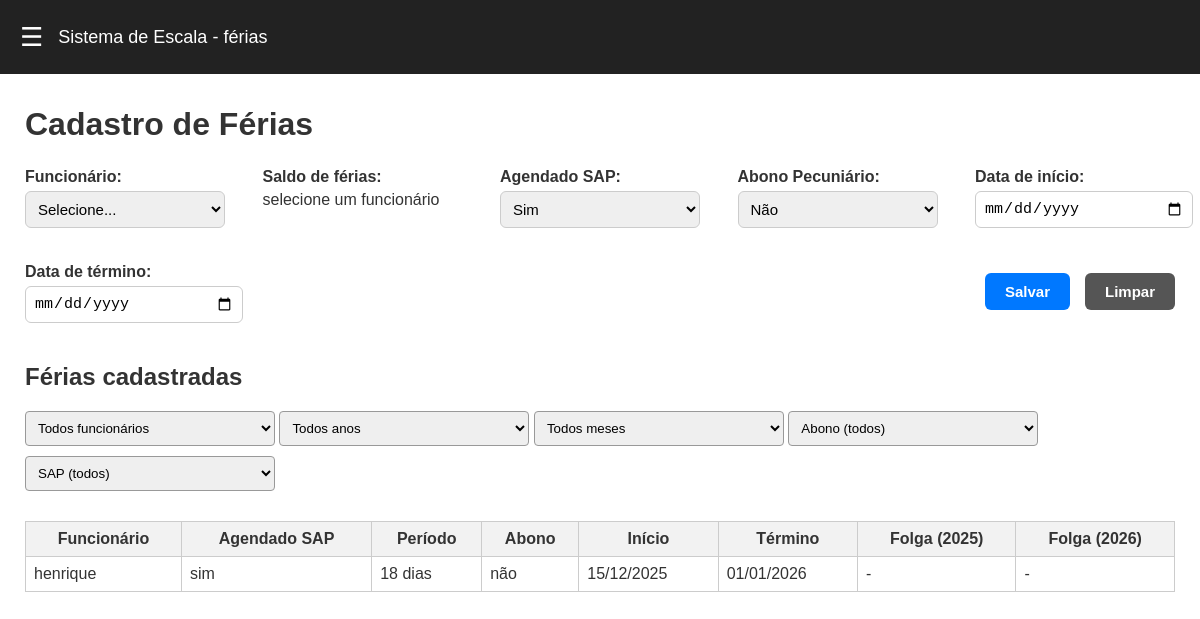
The app's page /, older data.
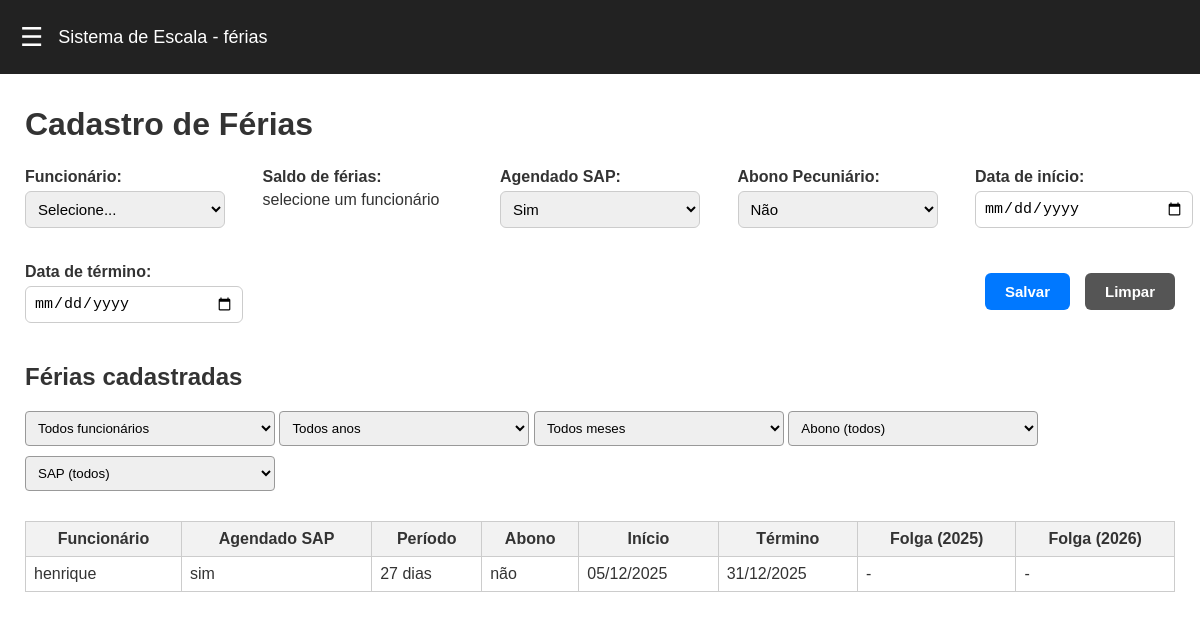
The same page, newer data.
### tables this page shows
CREATE TABLE ferias (
            id INTEGER PRIMARY KEY AUTOINCREMENT,
            funcionario_id INTEGER NOT NULL,
            agendado_sap TEXT CHECK(agendado_sap IN ('sim', 'não')) DEFAULT 'não',
            periodo_dias INTEGER NOT NULL,
            abono_peculiario TEXT CHECK(abono_peculiario IN ('sim', 'não')) DEFAULT 'não',
            data_inicio TEXT NOT NULL,
            data_fim TEXT NOT NULL,
            folga_assiduidade_ano_anterior TEXT,
            folga_assiduidade_ano TEXT,
            cor TEXT,
            FOREIGN KEY (funcionario_id) REFERENCES funcionarios(id)
        );

CREATE TABLE funcionarios (
            id INTEGER PRIMARY KEY AUTOINCREMENT,
            nome TEXT NOT NULL
        );

### routes/ferias_routes.py (the view)
@ferias_bp.route("/")
def pagina_inicial():
    ano_atual = datetime.now().year
    ano_proximo = ano_atual + 1
    funcionarios = listar_funcionarios()
    ferias = listar_ferias(ano_atual, ano_proximo)
    funcionarios_saldo = []
    for f in funcionarios:
        saldo = 30 - total_dias_ferias(f[0])
        funcionarios_saldo.append((f[0], f[1], saldo))
    return render_template(
        "index.html",
        funcionarios=funcionarios_saldo,
        ferias=ferias,
        ano_atual=ano_atual,
        ano_proximo=ano_proximo
    )

### database.py (called while the page is built)
def get_connection():
    return sqlite3.connect(DB_NAME)

### services/ferias_service.py (called while the page is built)
def formatar_data(data_str):
    if not data_str:
        return None
    ano, mes, dia = data_str.split("-")
    return f"{dia}/{mes}/{ano}"

def total_dias_ferias(funcionario_id):
    conn = get_connection()
    cursor = conn.cursor()
    cursor.execute("""
        SELECT SUM(periodo_dias)
        FROM ferias
        WHERE funcionario_id = ?
    """, (funcionario_id,))
    total = cursor.fetchone()[0]
    conn.close()
    return total or 0

### services/funcionario_service.py (called while the page is built)
def listar_funcionarios():
    conn = get_connection()
    cursor = conn.cursor()
    cursor.execute("SELECT id, nome FROM funcionarios ORDER BY nome;")
    dados = cursor.fetchall()
    conn.close()
    return dados

### templates/index.html (shortened to what this page needs)
{% extends "base.html" %}
{% block content %}
<h1>Cadastro de Férias</h1>
<form action="/adicionar-ferias" method="POST" class="form-section" id="formFerias">
    <div class="form-group">
        <label>Funcionário:</label>
        <select name="funcionario_id" id="funcionario_id" required  onchange="atualizarSaldo()">
            <option value="">Selecione...</option>
        </select>
    </div>
    <div class="form-group">
        <label id="label_saldo">Saldo de férias:</label>
        <span id="span_saldo">selecione um funcionário</span>
    </div>
    <div class="form-group">
        <label>Agendado SAP:</label>
        <select name="agendado_sap" id="agendado_sap">
            <option value="sim">Sim</option>
        </select>
    </div>
    <div class="form-group">
        <label>Abono Pecuniário:</label>
        <select name="abono_peculiario" id="abono_peculiario">
            <option value="não" selected>Não</option>
        </select>
    </div>
    <div class="form-group">
        <label>Data de início:</label>
        <input type="date" name="inicio" id="inicio" required>
    </div>
    <div class="form-group">
        <label>Data de término:</label>
        <input type="date" name="fim" id="fim" required>
    </div>
    <div class="form-buttons">
        <button type="submit" id="btnSubmit" class="btn">Salvar</button>
        <button type="button" class="btn-secondary" onclick="limparFormulario()">Limpar</button>
    </div>
</form>
<h2>Férias cadastradas</h2>
<div class="filters">
    <select id="filtro_funcionario">
        <option value="">Todos funcionários</option>
    </select>
    <select id="filtro_ano">
        <option value="">Todos anos</option>
    </select>
    <select id="filtro_mes">
        <option value="">Todos meses</option>
    </select>
    <select id="filtro_abono">
        <option value="">Abono (todos)</option>
    </select>
    <select id="filtro_sap">
        <option value="">SAP (todos)</option>
    </select>
</div>
<table class="table">
    <thead>
        <tr>
            <th>Funcionário</th>
            <th>Agendado SAP</th>
            <th>Período</th>
            <th>Abono</th>
            <th>Início</th>
            <th>Término</th>
            <th>Folga ({{ ano_atual }})</th>
            <th>Folga ({{ ano_proximo }})</th>
        </tr>
    </thead>
    <tbody>
    {% for f in ferias %}
    <tr class="clickable-row"
        onclick="carregarFerias(
            '{{ f[0] }}','{{ f[1] }}','{{ f[3] }}','{{ f[4] }}','{{ f[5] }}',
            '{{ f[10] }}','{{ f[11] }}','{{ f[12] }}','{{ f[13] }}'
        )">
        <td>{{ f[2] }}</td>
        <td>{{ f[3] }}</td>
        <td>{{ f[4] }} dias</td>
        <td>{{ f[5] }}</td>
        <td>{{ f[6] }}</td>
        <td>{{ f[7] }}</td>
        <td>{{ f[8] or '-' }}</td>
        <td>{{ f[9] or '-' }}</td>
    </tr>
    {% endfor %}
    </tbody>
</table>
{% endblock %}

Row changes from the older to the newer data that the page shows:
changed ferias "sim": periodo_dias "18" → "27"; data_inicio "15/12/2025" → "05/12/2025"; data_fim "01/01/2026" → "31/12/2025"
